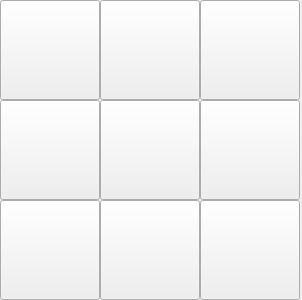
          <widget class="QWidget" name="outside_corners">
           <property name="sizePolicy">
            <sizepolicy hsizetype="Preferred" vsizetype="Preferred">
             <horstretch>0</horstretch>
             <verstretch>0</verstretch>
            </sizepolicy>
           </property>
           <property name="minimumSize">
            <size>
             <width>0</width>
             <height>0</height>
            </size>
           </property>
           <property name="maximumSize">
            <size>
             <width>16777215</width>
             <height>16777215</height>
            </size>
           </property>
           <layout class="QVBoxLayout" name="verticalLayout">
            <property name="spacing">
             <number>2</number>
            </property>
            <property name="leftMargin">
             <number>0</number>
            </property>
            <property name="topMargin">
             <number>0</number>
            </property>
            <property name="rightMargin">
             <number>2</number>
            </property>
            <property name="bottomMargin">
             <number>0</number>
            </property>
            <item>
             <widget class="QWidget" name="widget_outside" native="true">
              <property name="sizePolicy">
               <sizepolicy hsizetype="Preferred" vsizetype="Preferred">
                <horstretch>0</horstretch>
                <verstretch>0</verstretch>
               </sizepolicy>
              </property>
              <property name="minimumSize">
               <size>
                <width>300</width>
                <height>300</height>
               </size>
              </property>
              <property name="maximumSize">
               <size>
                <width>16777215</width>
                <height>16777215</height>
               </size>
              </property>
              <property name="styleSheet">
               <string notr="true"/>
              </property>
              <layout class="QGridLayout" name="gridLayout_7">
               <property name="leftMargin">
                <number>0</number>
               </property>
               <property name="topMargin">
                <number>0</number>
               </property>
               <property name="rightMargin">
                <number>0</number>
               </property>
               <property name="bottomMargin">
                <number>0</number>
               </property>
               <property name="spacing">
                <number>0</number>
               </property>
               <item row="1" column="4">
                <widget class="QPushButton" name="probe_z_minus_wco">
                 <property name="sizePolicy">
                  <sizepolicy hsizetype="Preferred" vsizetype="Preferred">
                   <horstretch>0</horstretch>
                   <verstretch>0</verstretch>
                  </sizepolicy>
                 </property>
                 <property name="minimumSize">
                  <size>
                   <width>0</width>
                   <height>0</height>
                  </size>
                 </property>
                 <property name="maximumSize">
                  <size>
                   <width>16777215</width>
                   <height>16777215</height>
                  </size>
                 </property>
                 <property name="toolTip">
                  <string>Probe Z down</string>
                 </property>
                 <property name="text">
                  <string/>
                 </property>
                 <property name="icon">
                  <iconset>
                   <normalon>basic_probe_icons/z_top.png</normalon>
                  </iconset>
                 </property>
                 <property name="iconSize">
                  <size>
                   <width>100</width>
                   <height>100</height>
                  </size>
                 </property>
                 <property name="probe" stdset="0">
                  <string>probe_down</string>
                 </property>
                 <attribute name="buttonGroup">
                  <string notr="true">outside_buttonGroup</string>
                 </attribute>
                </widget>
               </item>
               <item row="0" column="5">
                <widget class="QPushButton" name="probe_back_right_outside">
                 <property name="sizePolicy">
                  <sizepolicy hsizetype="Preferred" vsizetype="Preferred">
                   <horstretch>0</horstretch>
                   <verstretch>0</verstretch>
                  </sizepolicy>
                 </property>
                 <property name="minimumSize">
                  <size>
                   <width>0</width>
                   <height>0</height>
                  </size>
                 </property>
                 <property name="maximumSize">
                  <size>
                   <width>16777215</width>
                   <height>16777215</height>
                  </size>
                 </property>
                 <property name="toolTip">
                  <string>Back right outside corner</string>
                 </property>
                 <property name="text">
                  <string/>
                 </property>
                 <property name="icon">
                  <iconset>
                   <normalon>basic_probe_icons/back_right_corner_outside.png</normalon>
                  </iconset>
                 </property>
                 <property name="iconSize">
                  <size>
                   <width>100</width>
                   <height>100</height>
                  </size>
                 </property>
                 <property name="flat">
                  <bool>false</bool>
                 </property>
                 <property name="probe" stdset="0">
                  <string>probe_outside_xmym</string>
                 </property>
                 <attribute name="buttonGroup">
                  <string notr="true">outside_buttonGroup</string>
                 </attribute>
                </widget>
               </item>
               <item row="2" column="1">
                <widget class="QPushButton" name="probe_front_left_outside">
                 <property name="sizePolicy">
                  <sizepolicy hsizetype="Preferred" vsizetype="Preferred">
                   <horstretch>0</horstretch>
                   <verstretch>0</verstretch>
                  </sizepolicy>
                 </property>
                 <property name="minimumSize">
                  <size>
                   <width>0</width>
                   <height>0</height>
                  </size>
                 </property>
                 <property name="maximumSize">
                  <size>
                   <width>16777215</width>
                   <height>16777215</height>
                  </size>
                 </property>
                 <property name="toolTip">
                  <string>Front left outside corner</string>
                 </property>
                 <property name="text">
                  <string/>
                 </property>
                 <property name="icon">
                  <iconset>
                   <normalon>basic_probe_icons/front_left_corner_outside.png</normalon>
                  </iconset>
                 </property>
                 <property name="iconSize">
                  <size>
                   <width>100</width>
                   <height>100</height>
                  </size>
                 </property>
                 <property name="probe" stdset="0">
                  <string>probe_outside_xpyp</string>
                 </property>
                 <attribute name="buttonGroup">
                  <string notr="true">outside_buttonGroup</string>
                 </attribute>
                </widget>
               </item>
               <item row="1" column="1">
                <widget class="QPushButton" name="probe_left_outside">
                 <property name="sizePolicy">
                  <sizepolicy hsizetype="Preferred" vsizetype="Preferred">
                   <horstretch>0</horstretch>
                   <verstretch>0</verstretch>
                  </sizepolicy>
                 </property>
                 <property name="minimumSize">
                  <size>
                   <width>0</width>
                   <height>0</height>
                  </size>
                 </property>
                 <property name="maximumSize">
                  <size>
                   <width>16777215</width>
                   <height>16777215</height>
                  </size>
                 </property>
                 <property name="toolTip">
                  <string>Left outside edge</string>
                 </property>
                 <property name="text">
                  <string/>
                 </property>
                 <property name="icon">
                  <iconset>
                   <normalon>basic_probe_icons/left_side_edge.png</normalon>
                  </iconset>
                 </property>
                 <property name="iconSize">
                  <size>
                   <width>100</width>
                   <height>100</height>
                  </size>
                 </property>
                 <property name="probe" stdset="0">
                  <string>probe_xp</string>
                 </property>
                 <attribute name="buttonGroup">
                  <string notr="true">outside_buttonGroup</string>
                 </attribute>
                </widget>
               </item>
               <item row="2" column="4">
                <widget class="QPushButton" name="probe_front_outside">
                 <property name="sizePolicy">
                  <sizepolicy hsizetype="Preferred" vsizetype="Preferred">
                   <horstretch>0</horstretch>
                   <verstretch>0</verstretch>
                  </sizepolicy>
                 </property>
                 <property name="minimumSize">
                  <size>
                   <width>0</width>
                   <height>0</height>
                  </size>
                 </property>
                 <property name="maximumSize">
                  <size>
                   <width>16777215</width>
                   <height>16777215</height>
                  </size>
                 </property>
                 <property name="toolTip">
                  <string>Front outside edge</string>
                 </property>
                 <property name="text">
                  <string/>
                 </property>
                 <property name="icon">
                  <iconset>
                   <normalon>basic_probe_icons/front_middle_edge_outside.png</normalon>
                  </iconset>
                 </property>
                 <property name="iconSize">
                  <size>
                   <width>100</width>
                   <height>100</height>
                  </size>
                 </property>
                 <property name="probe" stdset="0">
                  <string>probe_yp</string>
                 </property>
                 <attribute name="buttonGroup">
                  <string notr="true">outside_buttonGroup</string>
                 </attribute>
                </widget>
               </item>
               <item row="1" column="5">
                <widget class="QPushButton" name="probe_right_outside">
                 <property name="sizePolicy">
                  <sizepolicy hsizetype="Preferred" vsizetype="Preferred">
                   <horstretch>0</horstretch>
                   <verstretch>0</verstretch>
                  </sizepolicy>
                 </property>
                 <property name="minimumSize">
                  <size>
                   <width>0</width>
                   <height>0</height>
                  </size>
                 </property>
                 <property name="maximumSize">
                  <size>
                   <width>16777215</width>
                   <height>16777215</height>
                  </size>
                 </property>
                 <property name="toolTip">
                  <string>Right outside edge</string>
                 </property>
                 <property name="text">
                  <string/>
                 </property>
                 <property name="icon">
                  <iconset>
                   <normalon>basic_probe_icons/right_side_edge.png</normalon>
                  </iconset>
                 </property>
                 <property name="iconSize">
                  <size>
                   <width>100</width>
                   <height>100</height>
                  </size>
                 </property>
                 <property name="probe" stdset="0">
                  <string>probe_xm</string>
                 </property>
                 <attribute name="buttonGroup">
                  <string notr="true">outside_buttonGroup</string>
                 </attribute>
                </widget>
               </item>
               <item row="0" column="4">
                <widget class="QPushButton" name="probe_back_outside">
                 <property name="sizePolicy">
                  <sizepolicy hsizetype="Preferred" vsizetype="Preferred">
                   <horstretch>0</horstretch>
                   <verstretch>0</verstretch>
                  </sizepolicy>
                 </property>
                 <property name="minimumSize">
                  <size>
                   <width>0</width>
                   <height>0</height>
                  </size>
                 </property>
                 <property name="maximumSize">
                  <size>
                   <width>16777215</width>
                   <height>16777215</height>
                  </size>
                 </property>
                 <property name="toolTip">
                  <string>Back outside edge</string>
                 </property>
                 <property name="text">
                  <string/>
                 </property>
                 <property name="icon">
                  <iconset>
                   <normalon>basic_probe_icons/back_middle_edge_outside.png</normalon>
                  </iconset>
                 </property>
                 <property name="iconSize">
                  <size>
                   <width>100</width>
                   <height>100</height>
                  </size>
                 </property>
                 <property name="flat">
                  <bool>false</bool>
                 </property>
                 <property name="probe" stdset="0">
                  <string>probe_ym</string>
                 </property>
                 <attribute name="buttonGroup">
                  <string notr="true">outside_buttonGroup</string>
                 </attribute>
                </widget>
               </item>
               <item row="2" column="5">
                <widget class="QPushButton" name="probe_front_right_outside">
                 <property name="sizePolicy">
                  <sizepolicy hsizetype="Preferred" vsizetype="Preferred">
                   <horstretch>0</horstretch>
                   <verstretch>0</verstretch>
                  </sizepolicy>
                 </property>
                 <property name="minimumSize">
                  <size>
                   <width>0</width>
                   <height>0</height>
                  </size>
                 </property>
                 <property name="maximumSize">
                  <size>
                   <width>16777215</width>
                   <height>16777215</height>
                  </size>
                 </property>
                 <property name="toolTip">
                  <string>Front right outside corner</string>
                 </property>
                 <property name="text">
                  <string/>
                 </property>
                 <property name="icon">
                  <iconset>
                   <normalon>basic_probe_icons/front_right_corner_outside.png</normalon>
                  </iconset>
                 </property>
                 <property name="iconSize">
                  <size>
                   <width>100</width>
                   <height>100</height>
                  </size>
                 </property>
                 <property name="probe" stdset="0">
                  <string>probe_outside_xmyp</string>
                 </property>
                 <attribute name="buttonGroup">
                  <string notr="true">outside_buttonGroup</string>
                 </attribute>
                </widget>
               </item>
               <item row="0" column="1">
                <widget class="QPushButton" name="probe_back_left_outside">
                 <property name="sizePolicy">
                  <sizepolicy hsizetype="Preferred" vsizetype="Preferred">
                   <horstretch>0</horstretch>
                   <verstretch>0</verstretch>
                  </sizepolicy>
                 </property>
                 <property name="minimumSize">
                  <size>
                   <width>0</width>
                   <height>0</height>
                  </size>
                 </property>
                 <property name="maximumSize">
                  <size>
                   <width>16777215</width>
                   <height>16777215</height>
                  </size>
                 </property>
                 <property name="toolTip">
                  <string>Back left outside corner</string>
                 </property>
                 <property name="autoFillBackground">
                  <bool>false</bool>
                 </property>
                 <property name="icon">
                  <iconset>
                   <normalon>basic_probe_icons/back_left_corner_outside.png</normalon>
                  </iconset>
                 </property>
                 <property name="iconSize">
                  <size>
                   <width>100</width>
                   <height>100</height>
                  </size>
                 </property>
                 <property name="flat">
                  <bool>false</bool>
                 </property>
                 <property name="probe" stdset="0">
                  <string>probe_outside_xpym</string>
                 </property>
                 <attribute name="buttonGroup">
                  <string notr="true">outside_buttonGroup</string>
                 </attribute>
                </widget>
               </item>
              </layout>
             </widget>
            </item>
           </layout>
          </widget>
